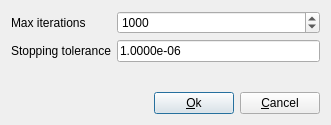
<?xml version="1.0" encoding="UTF-8"?>
<ui version="4.0">
 <class>Dialog</class>
 <widget class="QDialog" name="Dialog">
  <property name="geometry">
   <rect>
    <x>0</x>
    <y>0</y>
    <width>331</width>
    <height>125</height>
   </rect>
  </property>
  <property name="windowTitle">
   <string>Simplex search settings</string>
  </property>
  <layout class="QVBoxLayout" name="verticalLayout">
   <item>
    <layout class="QGridLayout" name="gridLayout">
     <item row="0" column="0">
      <widget class="QLabel" name="label">
       <property name="toolTip">
        <string>&lt;html&gt;&lt;head/&gt;&lt;body&gt;&lt;p&gt;Max number of iterations before stopping the optimization&lt;/p&gt;&lt;/body&gt;&lt;/html&gt;</string>
       </property>
       <property name="text">
        <string>Max iterations</string>
       </property>
      </widget>
     </item>
     <item row="0" column="1">
      <widget class="QSpinBox" name="maxIterationsBox">
       <property name="maximum">
        <number>100000</number>
       </property>
       <property name="value">
        <number>1000</number>
       </property>
      </widget>
     </item>
     <item row="1" column="0">
      <widget class="QLabel" name="label_2">
       <property name="toolTip">
        <string>&lt;html&gt;&lt;head/&gt;&lt;body&gt;&lt;p&gt;Tolerance in max radius of designs below which the optimization is considered converged&lt;/p&gt;&lt;/body&gt;&lt;/html&gt;</string>
       </property>
       <property name="text">
        <string>Stopping tolerance</string>
       </property>
      </widget>
     </item>
     <item row="1" column="1">
      <widget class="QLineEdit" name="toleranceEdit">
       <property name="text">
        <string>1.0000e-06</string>
       </property>
      </widget>
     </item>
    </layout>
   </item>
   <item>
    <spacer name="verticalSpacer">
     <property name="orientation">
      <enum>Qt::Vertical</enum>
     </property>
     <property name="sizeHint" stdset="0">
      <size>
       <width>20</width>
       <height>40</height>
      </size>
     </property>
    </spacer>
   </item>
   <item>
    <layout class="QHBoxLayout" name="horizontalLayout">
     <item>
      <spacer name="horizontalSpacer">
       <property name="orientation">
        <enum>Qt::Horizontal</enum>
       </property>
       <property name="sizeHint" stdset="0">
        <size>
         <width>40</width>
         <height>20</height>
        </size>
       </property>
      </spacer>
     </item>
     <item>
      <widget class="QPushButton" name="okButton">
       <property name="text">
        <string>&amp;Ok</string>
       </property>
      </widget>
     </item>
     <item>
      <widget class="QPushButton" name="cancelButton">
       <property name="text">
        <string>&amp;Cancel</string>
       </property>
      </widget>
     </item>
    </layout>
   </item>
  </layout>
 </widget>
 <resources/>
 <connections>
  <connection>
   <sender>okButton</sender>
   <signal>clicked()</signal>
   <receiver>Dialog</receiver>
   <slot>accept()</slot>
   <hints>
    <hint type="sourcelabel">
     <x>187</x>
     <y>100</y>
    </hint>
    <hint type="destinationlabel">
     <x>165</x>
     <y>62</y>
    </hint>
   </hints>
  </connection>
  <connection>
   <sender>cancelButton</sender>
   <signal>clicked()</signal>
   <receiver>Dialog</receiver>
   <slot>reject()</slot>
   <hints>
    <hint type="sourcelabel">
     <x>278</x>
     <y>100</y>
    </hint>
    <hint type="destinationlabel">
     <x>165</x>
     <y>62</y>
    </hint>
   </hints>
  </connection>
 </connections>
</ui>
